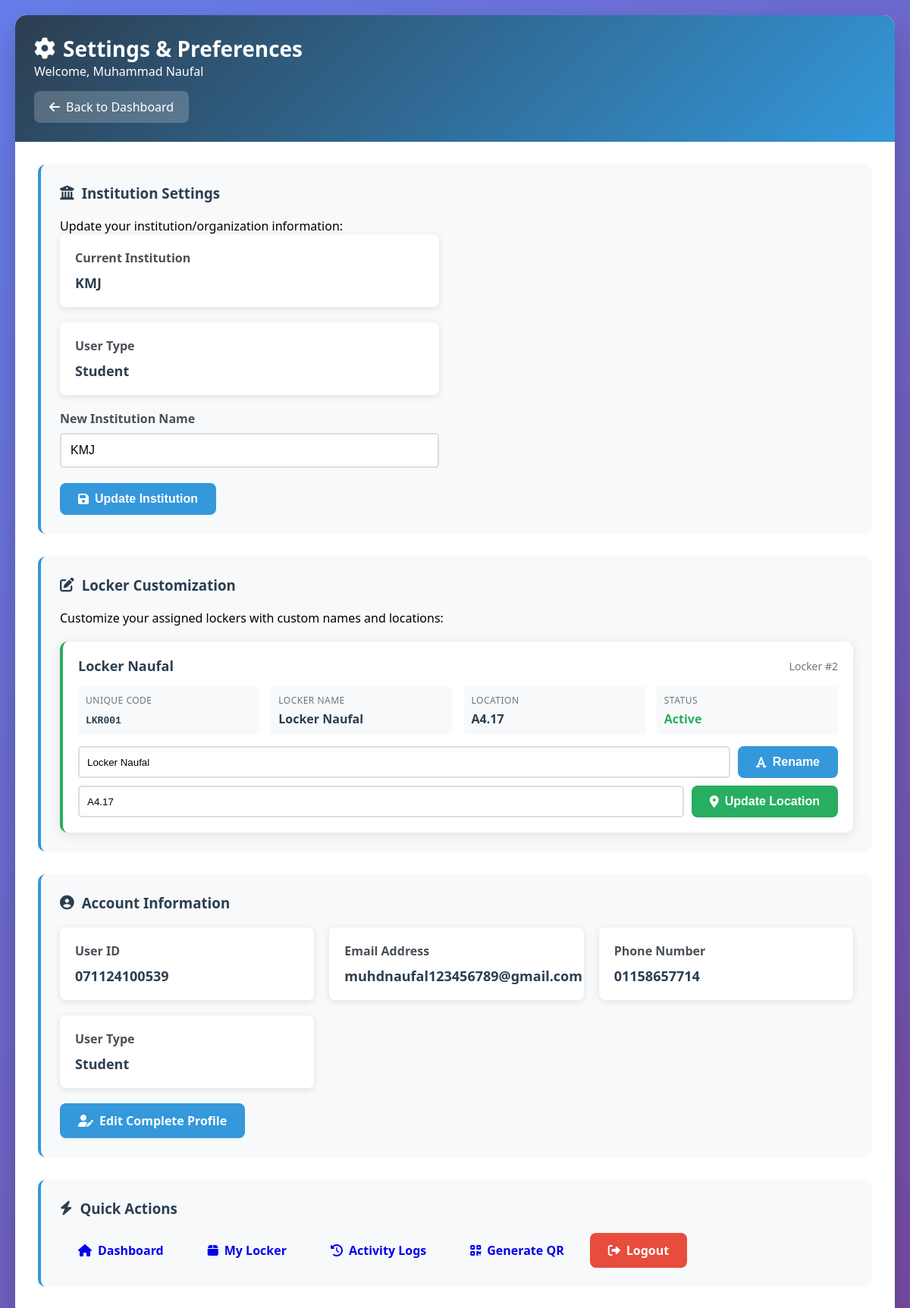
/commercial/settings.php (signed in), run on an earlier commit of the app's database.
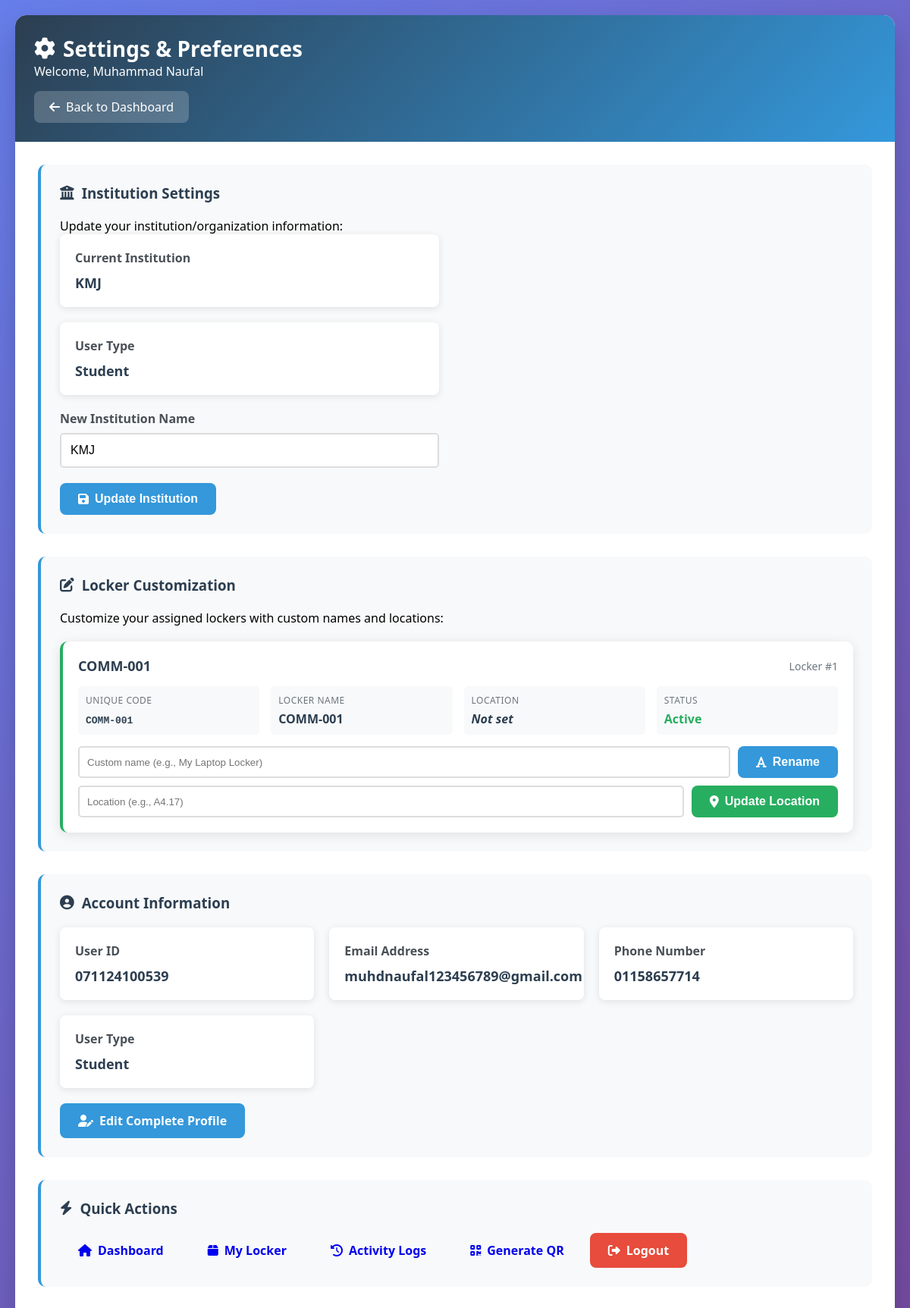
And on a later commit of the database.
### tables this page shows
CREATE TABLE `user_locker_assignments` (
  `id` int(11) NOT NULL,
  `user_id` int(11) NOT NULL,
  `locker_id` int(11) NOT NULL,
  `key_value` varchar(255) DEFAULT NULL,
  `assigned_at` timestamp NOT NULL DEFAULT current_timestamp(),
  `is_active` tinyint(1) DEFAULT 1,
  `custom_name` varchar(100) DEFAULT NULL,
  `custom_location` varchar(100) DEFAULT NULL,
  `id_number_used` varchar(50) DEFAULT NULL,
  `access_expiry` datetime DEFAULT NULL,
  `updated_at` datetime DEFAULT NULL
);

CREATE TABLE `lockers` (
  `id` int(11) NOT NULL,
  `name` varchar(100) DEFAULT NULL,
  `location` varchar(255) DEFAULT NULL,
  `device_id` varchar(255) DEFAULT NULL,
  `unique_code` varchar(50) DEFAULT NULL,
  `status` enum('available','occupied','active','maintenance') DEFAULT 'available',
  `command_status` enum('IDLE','UNLOCK','LOCK') DEFAULT 'IDLE',
  `nfc_register_mode` tinyint(1) NOT NULL DEFAULT 0 COMMENT '1=register mode active, 0=normal access',
  `created_at` timestamp NOT NULL DEFAULT current_timestamp(),
  `locker_key` varchar(64) DEFAULT NULL
);

### commercial/settings.php (the view, shortened to what the changed rows need)
<?php
$servername = DB_HOST;
$username = DB_USER;
$password = DB_PASS;
$dbname = DB_NAME;
$conn = new mysqli($servername, $username, $password, $dbname);
$user_id = $_SESSION['user_id'];
$sql_lockers = "SELECT la.id as assignment_id, la.locker_id,
                la.custom_name, la.custom_location,
                l.name as locker_name, l.location as default_location,
                l.unique_code, l.status
                FROM user_locker_assignments la
                JOIN lockers l ON la.locker_id = l.id
                WHERE la.user_id = ? AND la.is_active = 1
                ORDER BY la.assigned_at DESC";
$stmt_lockers = $conn->prepare($sql_lockers);
$stmt_lockers->bind_param("i", $user_id);
$stmt_lockers->execute();
$result_lockers = $stmt_lockers->get_result();
$assigned_lockers = [];
while ($row = $result_lockers->fetch_assoc()) {
    $assigned_lockers[] = $row;
}
?>
<!DOCTYPE html>
<html lang="en">
<head>
    <link rel="stylesheet" href="https://cdnjs.cloudflare.com/ajax/libs/font-awesome/6.4.0/css/all.min.css">
</head>
<body>
    <div class="container">
        <div class="header">
            <h1><i class="fas fa-cog"></i> Settings & Preferences</h1>
        </div>
        <div class="content">
            <div class="section">
                <?php if (count($assigned_lockers) > 0): ?>
                    <div class="locker-list">
                        <?php foreach ($assigned_lockers as $locker): ?>
                        <div class="locker-item">
                            <div class="locker-header">
                                <h4>
                                    <?php
                                    $display_name = !empty($locker['custom_name'])
                                        ? htmlspecialchars($locker['custom_name'])
                                        : htmlspecialchars($locker['unique_code'] ?? $locker['locker_name'] ?? 'Locker');
                                    ?>
                                    <?php echo $display_name; ?>
                                </h4>
                                <span style="color: #6c757d; font-size: 14px;">
                                    Locker #<?php echo $locker['locker_id']; ?>
                                </span>
                            </div>
                            <div class="locker-details">
                                <div class="detail-item">
                                    <div class="detail-label">Unique Code</div>
                                    <div class="detail-value"><code><?php echo htmlspecialchars($locker['unique_code'] ?? 'N/A'); ?></code></div>
                                </div>
                                <div class="detail-item">
                                    <div class="detail-label">Locker Name</div>
                                    <div class="detail-value"><?php echo !empty($locker['custom_name']) ? htmlspecialchars($locker['custom_name']) : htmlspecialchars($locker['unique_code'] ?? 'N/A'); ?></div>
                                </div>
                                <div class="detail-item">
                                    <div class="detail-label">Location</div>
                                    <div class="detail-value"><?php echo !empty($locker['custom_location']) ? htmlspecialchars($locker['custom_location']) : (!empty($locker['default_location']) ? htmlspecialchars($locker['default_location']) : '<em>Not set</em>'); ?></div>
                                </div>
                                <div class="detail-item">
                                    <div class="detail-label">Status</div>
                                    <div class="detail-value">
                                        <span style="color: <?php echo $locker['status'] == 'active' ? '#27ae60' : ($locker['status'] == 'maintenance' ? '#e74c3c' : '#3498db'); ?>; font-weight:600;">
                                            <?php echo ucfirst($locker['status']); ?>
                                        </span>
                                    </div>
                                </div>
                            </div>
                            <form method="POST" class="form-inline">
                                <input type="text"
                                       name="custom_name"
                                       placeholder="Custom name (e.g., My Laptop Locker)"
                                       value="<?php echo htmlspecialchars($locker['custom_name'] ?? ''); ?>">
                                <button type="submit" class="btn btn-primary">
                                    <i class="fas fa-font"></i> Rename
                                </button>
                            </form>
                            <form method="POST" class="form-inline" style="margin-top: 10px;">
                                <input type="text"
                                       name="custom_location"
                                       placeholder="Location (e.g., A4.17)"
                                       value="<?php echo htmlspecialchars($locker['custom_location'] ?? ''); ?>">
                                <button type="submit" class="btn btn-success">
                                    <i class="fas fa-map-marker-alt"></i> Update Location
                                </button>
                            </form>
                        </div>
                        <?php endforeach; ?>
                    </div>
                <?php endif; ?>
            </div>
        </div>
    </div>
</body>
</html>

What changed in the data, as far as the page shows it:
no longer on this page (row edited): user_locker_assignments: custom_name "Locker Naufal", locker "2", locker.unique_code "LKR001", custom_location "A4.17", locker.status "Active"
added user_locker_assignments: locker.unique_code "COMM-001", locker "1", shows "Not set", locker.status "Active"
